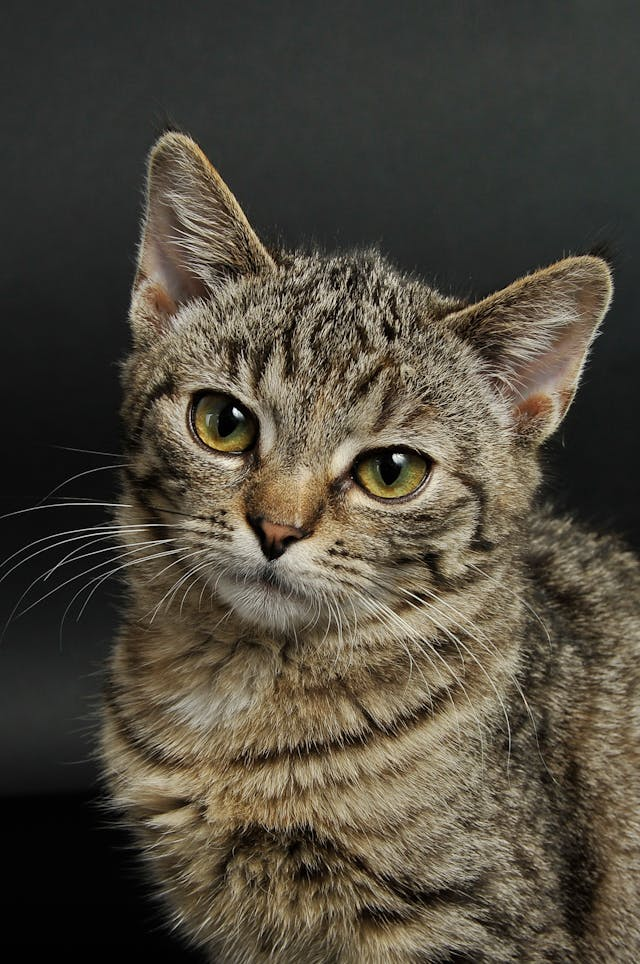
#> input picture samples/images/kitten_2.jpg, 640 x 964 px
$ python contour.py
#> lines starting #> are read from the running program, lines starting #| are printed output that depends on the picture; after the words box and inside, x2 and y2 are one past the last pixel; in counts of white or black regions, pixels touching at a corner belong together
import cv2 as cv
import numpy as np


# read the original image
img = cv.imread('samples/images/kitten_2.jpg')
#> img is the input picture: shape (964, 640, 3); mean B, G, R 60.4, 72.6, 78.6
# generate a shape
blank = np.zeros(img.shape, dtype="uint8")


# convert the image to grayscale
gray = cv.cvtColor(img, cv.COLOR_RGB2GRAY)
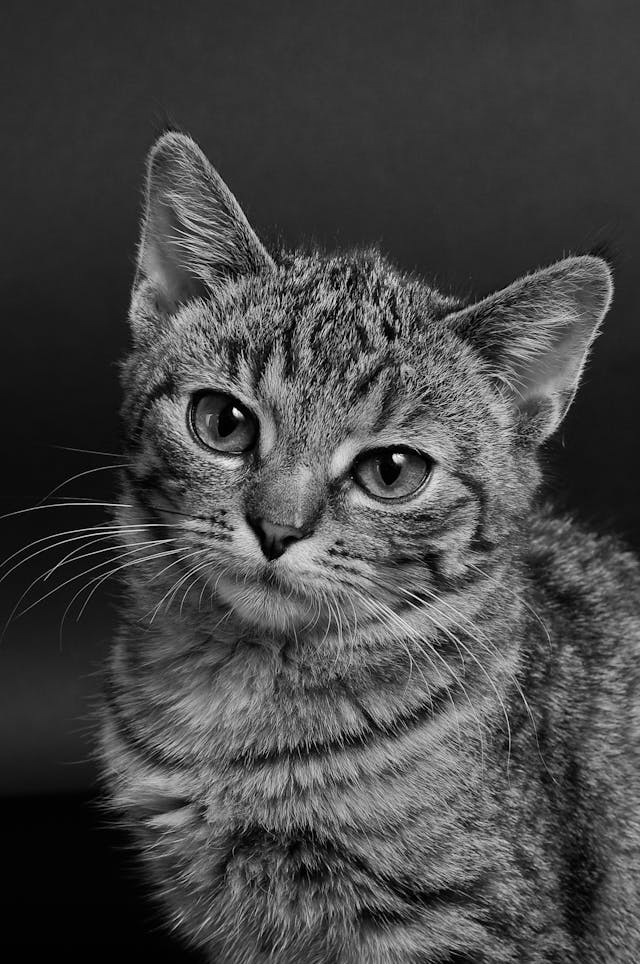
#> gray: shape (964, 640); min 0, max 255, mean 69.5
# [13 lines of commented-out code are left out]


ret, thresh = cv.threshold(gray, 125, 255, cv.THRESH_BINARY)
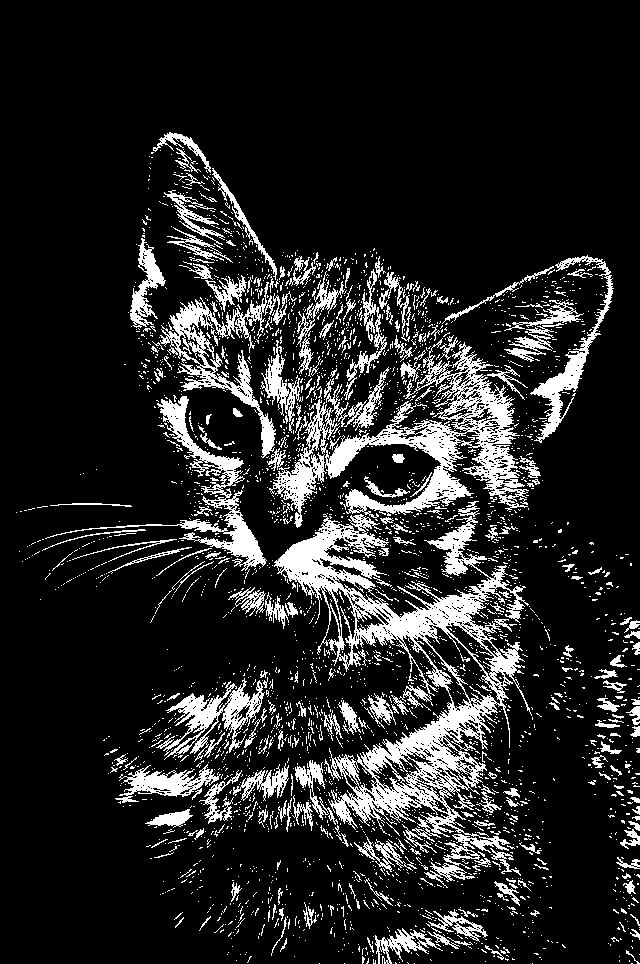
#> thresh: shape (964, 640); 14.4% white; 3194 white regions (2923 under 20 px)
# show the thresh image
cv.imshow('threshed_img', thresh)


contours, hierarchies = cv.findContours(thresh, cv.RETR_LIST, cv.CHAIN_APPROX_SIMPLE)
#> contours = 6053 contours, 5781 with area under 20; largest, box (x1, y1, x2, y2) and area: (274, 514, 532, 888) 28980, (269, 338, 529, 528) 13662, (160, 282, 297, 458) 4081, (45, 396, 267, 571) 3674, (163, 678, 265, 762) 2463
print(f'{len(contours)} contours found!')
#| 6053 contours found!


# draw contours to blank canvas
cv.drawContours(blank, contours, -1, (0, 0, 255), 1)
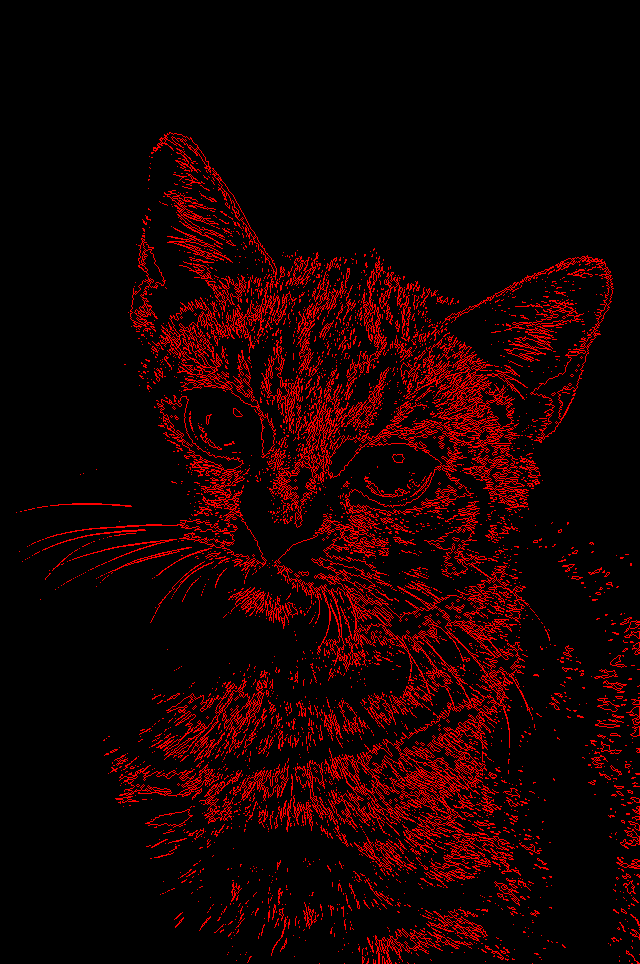
#> blank: shape (964, 640, 3); mean of channels 0, 1, 2 0, 0, 23.7; drawn as B, G, R
cv.imshow('contours_img', blank)


cv.waitKey(0)

$ run again, with samples/images/kitten_1.jpg copied over samples/images/kitten_2.jpg
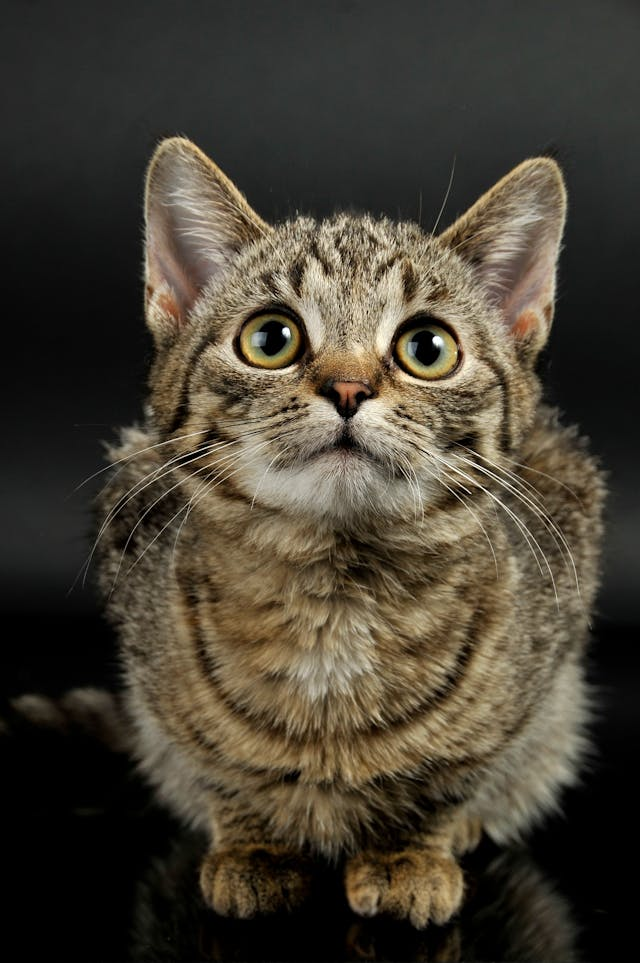
#> input picture samples/images/kitten_1.jpg, 640 x 963 px
#> img is the input picture: shape (963, 640, 3); mean B, G, R 50.9, 63.3, 69.8
#> `ret, thresh = cv.threshold(gray, 125, 255, cv.THRESH_BINARY)`:
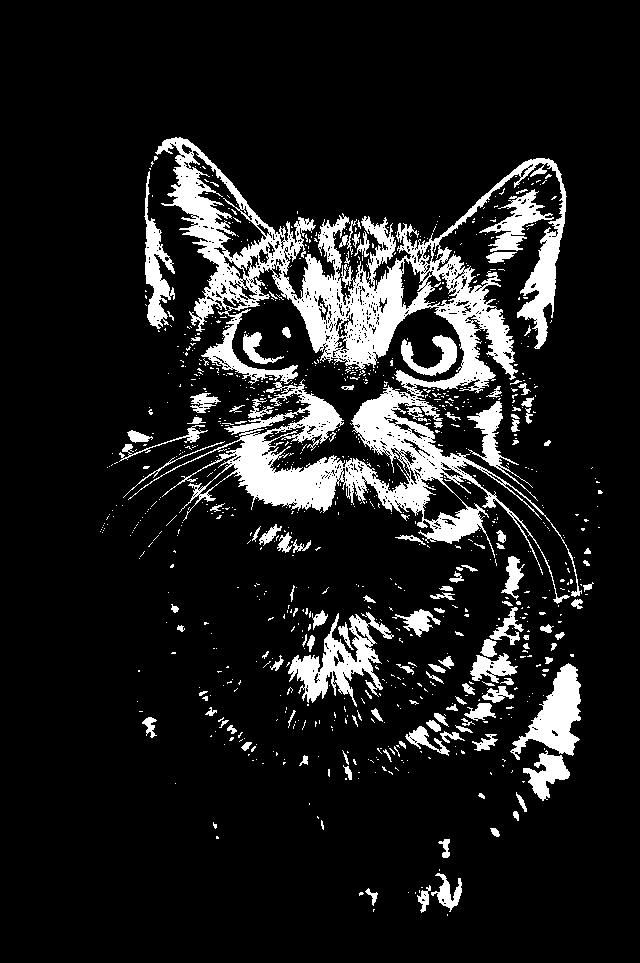
#> thresh: shape (963, 640); 12% white; 921 white regions (789 under 20 px)
#> contours = 2029 contours, 1847 with area under 20; largest, box (x1, y1, x2, y2) and area: (128, 137, 582, 604) 51013, (288, 612, 394, 707) 3375, (510, 663, 581, 760) 2852, (188, 150, 267, 259) 2499, (144, 171, 175, 329) 1628
#| 2029 contours found!
#> `cv.drawContours(blank, contours, -1, (0, 0, 255), 1)`:
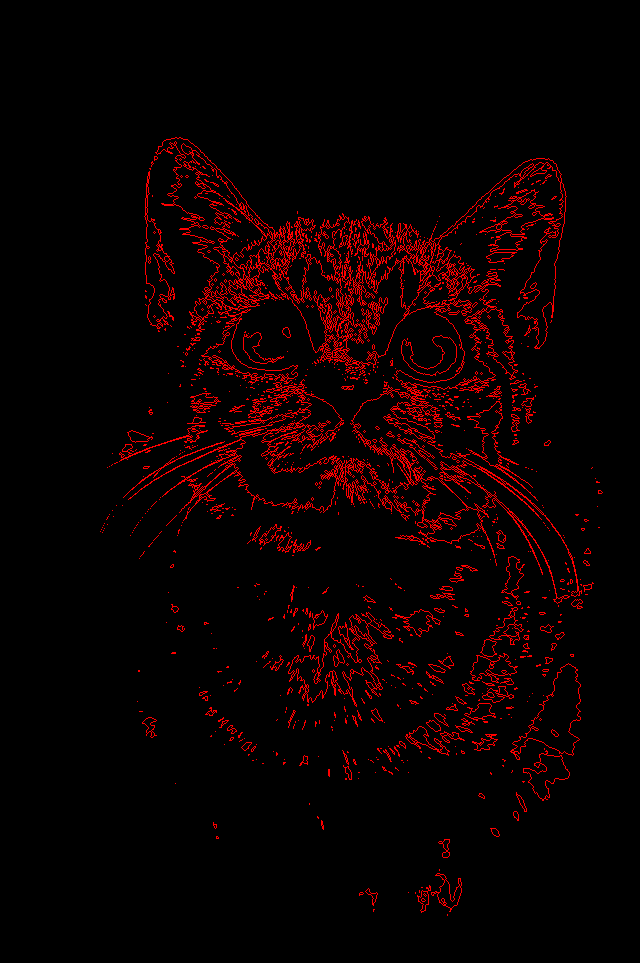
#> blank: shape (963, 640, 3); mean of channels 0, 1, 2 0, 0, 12; drawn as B, G, R

$ run again, with samples/images/butterfly_1.jpg copied over samples/images/kitten_2.jpg
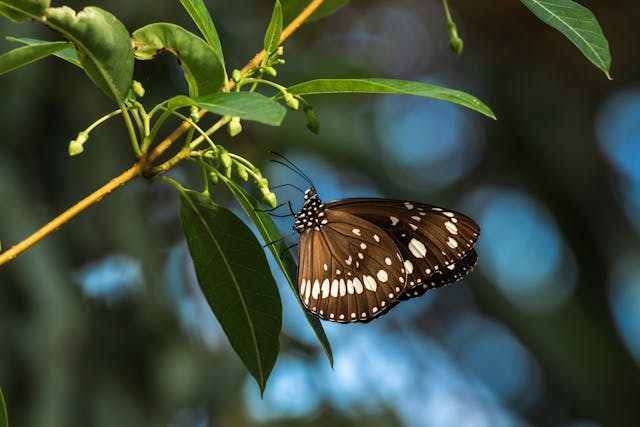
#> input picture samples/images/butterfly_1.jpg, 640 x 427 px
#> img is the input picture: shape (427, 640, 3); mean B, G, R 58.7, 75.1, 61.7
#> `ret, thresh = cv.threshold(gray, 125, 255, cv.THRESH_BINARY)`:
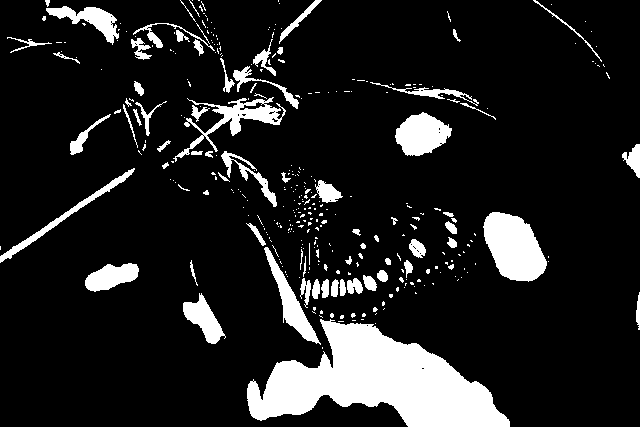
#> thresh: shape (427, 640); 12.9% white; 358 white regions (285 under 20 px)
#> contours = 406 contours, 348 with area under 20; largest, box (x1, y1, x2, y2) and area: (247, 319, 510, 427) 14640, (483, 212, 547, 282) 2970, (395, 112, 452, 156) 1605, (173, 97, 286, 162) 1426, (264, 247, 321, 345) 1195
#| 406 contours found!
#> `cv.drawContours(blank, contours, -1, (0, 0, 255), 1)`:
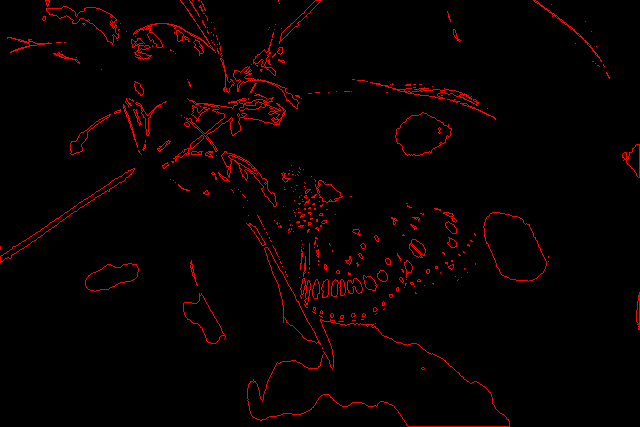
#> blank: shape (427, 640, 3); mean of channels 0, 1, 2 0, 0, 7; drawn as B, G, R

$ run again, with samples/images/city_1.jpg copied over samples/images/kitten_2.jpg
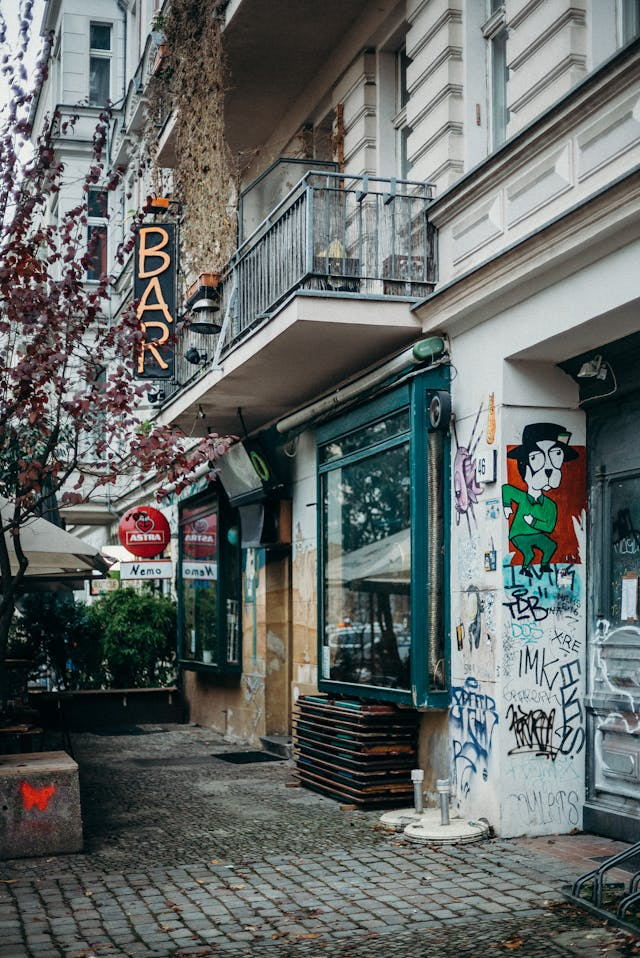
#> input picture samples/images/city_1.jpg, 640 x 958 px
#> img is the input picture: shape (958, 640, 3); mean B, G, R 102.5, 104.4, 98.9
#> `ret, thresh = cv.threshold(gray, 125, 255, cv.THRESH_BINARY)`:
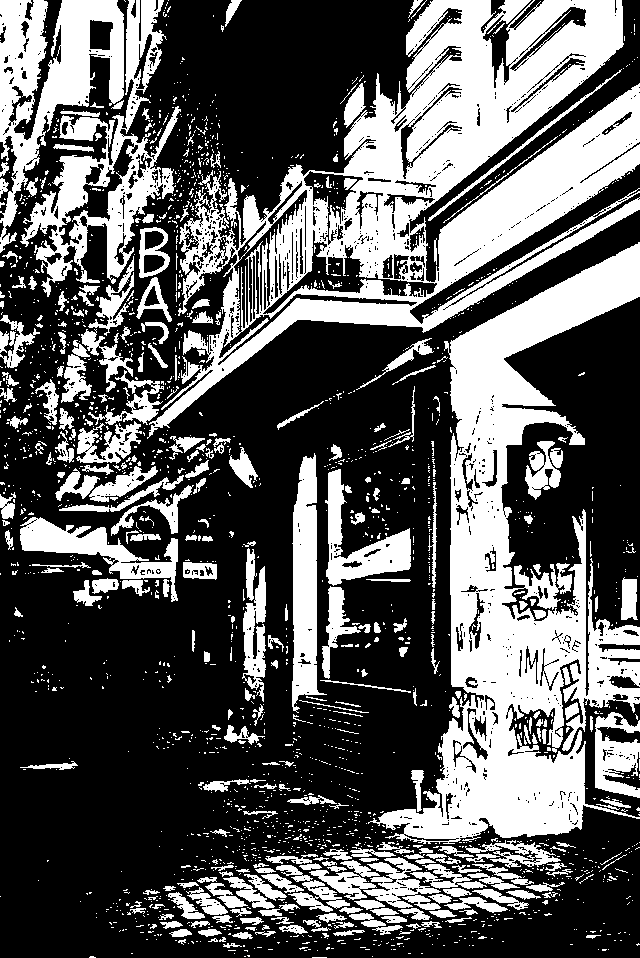
#> thresh: shape (958, 640); 36.3% white; 2123 white regions (1810 under 20 px)
#> contours = 3696 contours, 3267 with area under 20; largest, box (x1, y1, x2, y2) and area: (147, 0, 640, 439) 81676, (368, 242, 640, 844) 58440, (20, 0, 181, 297) 14324, (0, 0, 124, 253) 12749, (292, 453, 327, 713) 5143
#| 3696 contours found!
#> `cv.drawContours(blank, contours, -1, (0, 0, 255), 1)`:
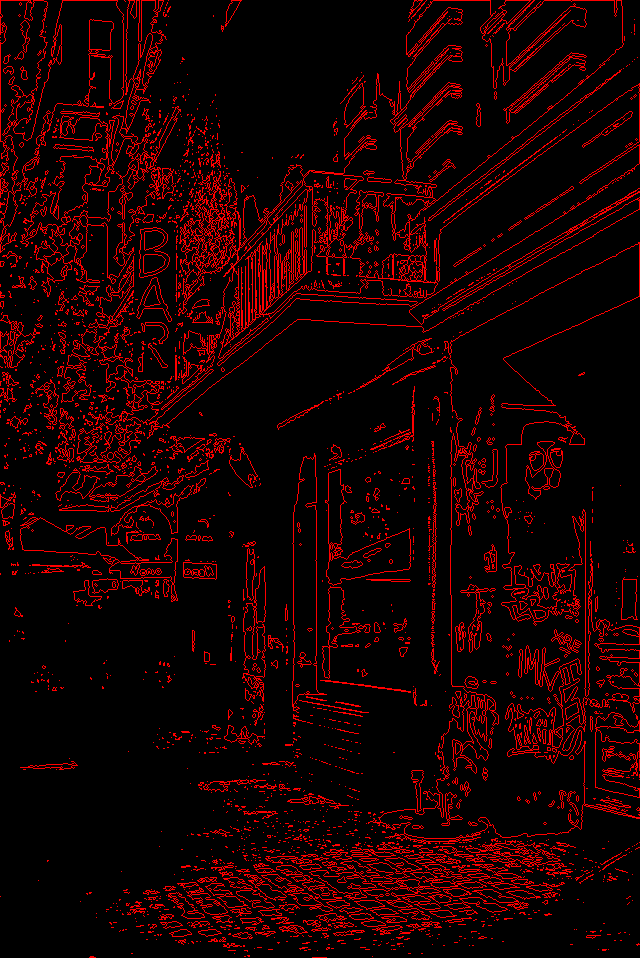
#> blank: shape (958, 640, 3); mean of channels 0, 1, 2 0, 0, 25.8; drawn as B, G, R
